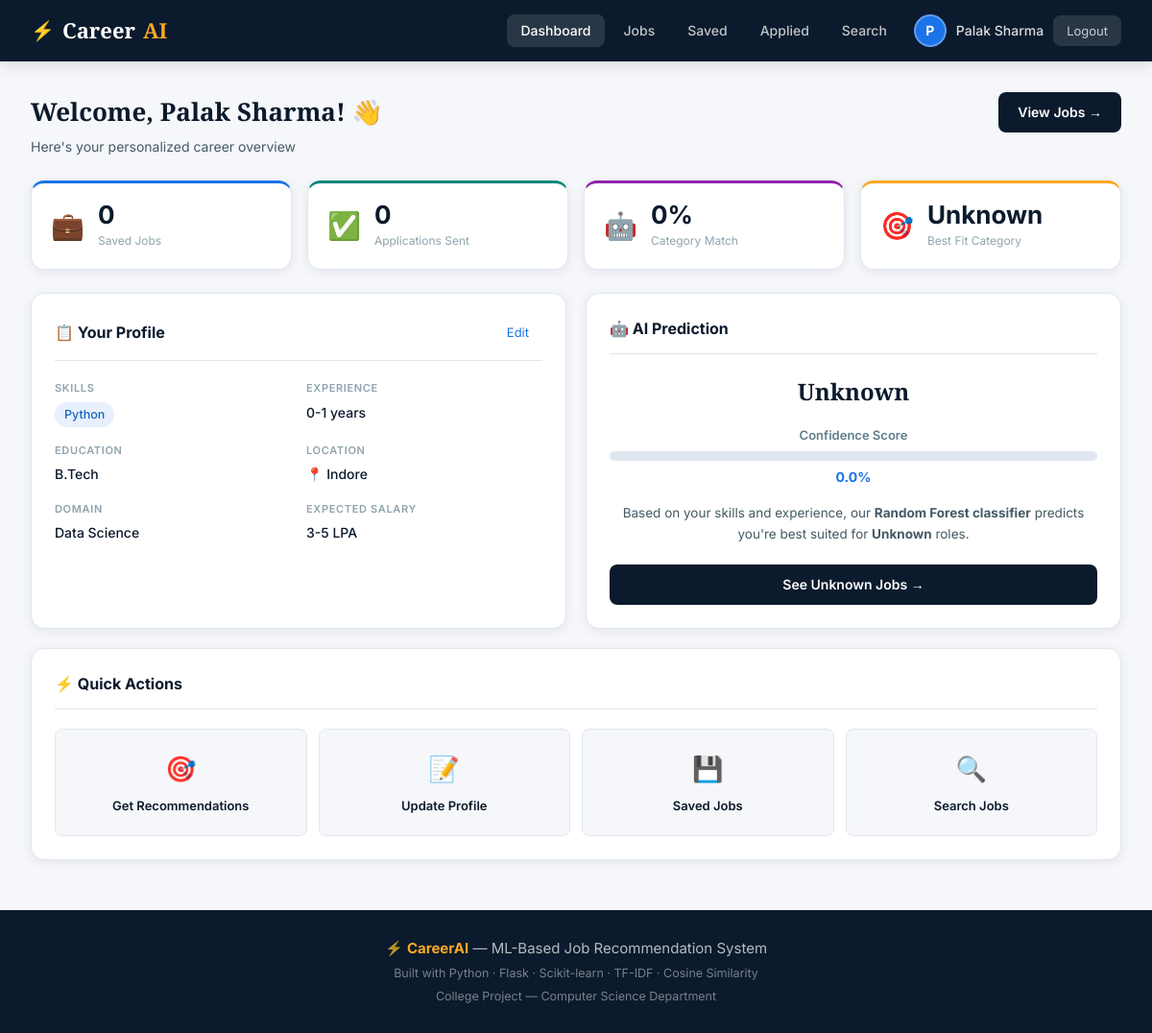
The app's page /dashboard (signed in) with its own data.
### tables this page shows
CREATE TABLE user_profiles (
                id              INTEGER PRIMARY KEY AUTOINCREMENT,
                user_id         INTEGER UNIQUE,
                skills          TEXT,
                experience      TEXT,
                education       TEXT,
                location        TEXT,
                domain          TEXT,
                expected_salary TEXT,
                goals           TEXT,
                resume_text     TEXT,
                resume_filename TEXT,
                updated_at      TEXT DEFAULT (datetime('now')),
                FOREIGN KEY(user_id) REFERENCES users(id)
            );

### app.py (the view)
@app.route("/dashboard")
@login_required
def dashboard():
    db      = get_db()
    user_id = session["user_id"]
    profile = db.execute(
        "SELECT * FROM user_profiles WHERE user_id=?", (user_id,)
    ).fetchone()
    saved = db.execute(
        "SELECT COUNT(*) as c FROM saved_jobs WHERE user_id=?", (user_id,)
    ).fetchone()["c"]
    applied = db.execute(
        "SELECT COUNT(*) as c FROM applied_jobs WHERE user_id=?", (user_id,)
    ).fetchone()["c"]
    predicted_cat = confidence = None
    if profile and profile["skills"]:
        text = build_user_profile_text(
            profile["skills"], profile["experience"], profile["education"],
            profile["domain"], profile["location"], profile["goals"],
            profile["resume_text"] or ""
        )
        predicted_cat, confidence = predict_category(MODELS, text)
    return render_template("dashboard.html",
                           profile=profile,
                           saved_count=saved,
                           applied_count=applied,
                           predicted_category=predicted_cat,
                           category_confidence=confidence)

### app.py (called while the page is built)
def get_db():
    db = getattr(g, "_database", None)
    if db is None:
        db = g._database = sqlite3.connect(DB_PATH)
        db.row_factory = sqlite3.Row
    return db

def login_required(f):
    from functools import wraps
    @wraps(f)
    def decorated(*args, **kwargs):
        if "user_id" not in session:
            flash("Please log in to continue.", "warning")
            return redirect(url_for("login"))
        return f(*args, **kwargs)
    return decorated

### model.py (called while the page is built)
def build_user_profile_text(skills, experience, education, domain,
                             location="", goals="", resume_text=""):
    parts = []
    if skills:
        parts.extend([skills] * 3)
    if domain and domain != "Any":
        parts.append(domain)
    if experience:
        parts.append(experience)
    if education:
        parts.append(education)
    if goals:
        parts.append(goals)
    if resume_text:
        parts.append(resume_text[:1000])
    return " ".join(parts).lower()

def predict_category(models, text):
    try:
        tfidf = models["tfidf"]
        rf    = models["rf"]
        le    = models["le"]
        vec   = tfidf.transform([text])
        pred  = rf.predict(vec)[0]
        proba = rf.predict_proba(vec)[0].max()
        return le.inverse_transform([pred])[0], round(proba * 100, 1)
    except Exception:
        return "Unknown", 0.0

### templates/dashboard.html (shortened to what this page needs)
{% extends "base.html" %}
{% block content %}
<div class="page-wrap">
  <div class="page-header">
    <div>
      <h1 class="page-title">Welcome, {{ session.get('user_name') }}! 👋</h1>
      <p class="page-sub">Here's your personalized career overview</p>
    </div>
    <a href="{{ url_for('recommendations') }}" class="btn btn-primary">View Jobs →</a>
  </div>
  <div class="stats-row">
    <div class="stat-card blue">
      <div class="stat-icon">💼</div>
      <div class="stat-body">
        <div class="stat-num">{{ saved_count }}</div>
        <div class="stat-label">Saved Jobs</div>
      </div>
    </div>
    <div class="stat-card green">
      <div class="stat-icon">✅</div>
      <div class="stat-body">
        <div class="stat-num">{{ applied_count }}</div>
        <div class="stat-label">Applications Sent</div>
      </div>
    </div>
    <div class="stat-card purple">
      <div class="stat-icon">🤖</div>
      <div class="stat-body">
        <div class="stat-num">{{ category_confidence or 0 }}%</div>
        <div class="stat-label">Category Match</div>
      </div>
    </div>
    <div class="stat-card gold">
      <div class="stat-icon">🎯</div>
      <div class="stat-body">
        <div class="stat-num">{{ predicted_category or '—' }}</div>
        <div class="stat-label">Best Fit Category</div>
      </div>
    </div>
  </div>
  <div class="dash-grid">
    <div class="card">
      <div class="card-head">
        <h2>📋 Your Profile</h2>
        <a href="{{ url_for('profile') }}" class="btn-sm">Edit</a>
      </div>
      {% if profile %}
      <div class="profile-grid">
        <div class="profile-item">
          <span class="pi-label">Skills</span>
          <div class="skill-chips">
            {% for sk in (profile.skills or '').split(',') %}
              {% if sk.strip() %}<span class="chip chip-blue">{{ sk.strip() }}</span>{% endif %}
            {% endfor %}
          </div>
        </div>
        <div class="profile-item">
          <span class="pi-label">Experience</span>
          <span class="pi-val">{{ profile.experience or '—' }}</span>
        </div>
        <div class="profile-item">
          <span class="pi-label">Education</span>
          <span class="pi-val">{{ profile.education or '—' }}</span>
        </div>
        <div class="profile-item">
          <span class="pi-label">Location</span>
          <span class="pi-val">📍 {{ profile.location or '—' }}</span>
        </div>
        <div class="profile-item">
          <span class="pi-label">Domain</span>
          <span class="pi-val">{{ profile.domain or '—' }}</span>
        </div>
        <div class="profile-item">
          <span class="pi-label">Expected Salary</span>
          <span class="pi-val">{{ profile.expected_salary or '—' }}</span>
        </div>
      </div>
      {% else %}
      <div class="empty-profile">
        <p>No profile yet. Build your profile to get personalized recommendations!</p>
        <a href="{{ url_for('profile') }}" class="btn btn-primary">Build Profile →</a>
      </div>
      {% endif %}
    </div>
    <div class="card">
      <div class="card-head">
        <h2>🤖 AI Prediction</h2>
      </div>
      {% if predicted_category %}
      <div class="ai-prediction">
        <div class="ai-cat">{{ predicted_category }}</div>
        <div class="ai-conf">
          <div class="conf-label">Confidence Score</div>
          <div class="conf-bar">
          </div>
          <div class="conf-pct">{{ category_confidence }}%</div>
        </div>
        <p class="ai-desc">
          Based on your skills and experience, our <strong>Random Forest classifier</strong>
          predicts you're best suited for <strong>{{ predicted_category }}</strong> roles.
        </p>
        <a href="{{ url_for('recommendations') }}?category={{ predicted_category }}" class="btn btn-primary btn-full">
          See {{ predicted_category }} Jobs →
        </a>
      </div>
      {% else %}
      <div class="empty-profile">
        <p>Complete your profile to see AI-based category prediction.</p>
        <a href="{{ url_for('profile') }}" class="btn btn-outline">Update Profile</a>
      </div>
      {% endif %}
    </div>
  </div>
  <div class="card">
    <div class="card-head"><h2>⚡ Quick Actions</h2></div>
    <div class="quick-actions">
      <a href="{{ url_for('recommendations') }}" class="qa-btn">
        <div class="qa-icon">🎯</div>
        <div>Get Recommendations</div>
      </a>
      <a href="{{ url_for('profile') }}" class="qa-btn">
        <div class="qa-icon">📝</div>
        <div>Update Profile</div>
      </a>
      <a href="{{ url_for('saved_jobs') }}" class="qa-btn">
        <div class="qa-icon">💾</div>
        <div>Saved Jobs</div>
      </a>
      <a href="{{ url_for('search') }}" class="qa-btn">
        <div class="qa-icon">🔍</div>
        <div>Search Jobs</div>
      </a>
    </div>
  </div>
</div>
{% endblock %}

### static/css/style.css (style rules this page uses)
:root { --navy: #0B1A2C; --navy-2: #152640; --blue: #1A73E8; --blue-light: #E8F0FE; --green: #00897B; --green-light: #E0F2F1; --gold: #F9A825; --gold-light: #FFF8E1; --red: #E53935; --red-light: #FFEBEE; --purple: #8E24AA; --purple-light:#F3E5F5; --slate: #607D8B; --slate-light: #ECEFF1; --white: #FFFFFF; --off-white: #F5F7FA; --border: #E0E6EF; --text: #0B1A2C; --text-2: #455A64; --text-3: #90A4AE; --shadow: 0 2px 12px rgba(11,26,44,0.08); --shadow-lg: 0 8px 32px rgba(11,26,44,0.14); --radius: 14px; --radius-sm: 8px; --radius-xs: 6px; }
*, *::before, *::after { box-sizing: border-box; margin: 0; padding: 0; }
html { scroll-behavior: smooth; }
body { font-family: 'Inter', sans-serif; background: var(--off-white); color: var(--text); font-size: 15px; line-height: 1.6; }
a { text-decoration: none; color: var(--blue); }
.page-wrap { max-width: 1200px; margin: 0 auto; padding: 2rem; }
.btn { display: inline-flex; align-items: center; gap: 6px; padding: 10px 20px; border-radius: 8px; font-family: 'Inter', sans-serif; font-size: 14px; font-weight: 600; cursor: pointer; border: none; transition: all 0.15s; text-decoration: none; }
.btn-primary { background: var(--navy); color: white; }
.btn-sm { padding: 6px 14px; font-size: 13px; }
.btn-full { width: 100%; justify-content: center; }
.card { background: white; border: 1px solid var(--border); border-radius: var(--radius); padding: 1.5rem; margin-bottom: 1.25rem; box-shadow: var(--shadow); }
.card-head { display: flex; align-items: center; justify-content: space-between; margin-bottom: 1.25rem; padding-bottom: 0.75rem; border-bottom: 1px solid var(--border); }
.card-head h2 { font-size: 16px; font-weight: 700; color: var(--navy); }
.stats-row { display: grid; grid-template-columns: repeat(auto-fit, minmax(180px, 1fr)); gap: 1rem; margin-bottom: 1.5rem; }
.stat-card { background: white; border-radius: var(--radius); padding: 1.25rem; display: flex; align-items: center; gap: 14px; border: 1px solid var(--border); box-shadow: var(--shadow); transition: box-shadow 0.2s; }
.stat-card.blue { border-top: 3px solid var(--blue); }
.stat-card.green { border-top: 3px solid var(--green); }
.stat-card.purple { border-top: 3px solid var(--purple); }
.stat-card.gold { border-top: 3px solid var(--gold); }
.stat-icon { font-size: 28px; }
.stat-num { font-size: 26px; font-weight: 700; color: var(--navy); line-height: 1; }
.stat-label { font-size: 12px; color: var(--text-3); margin-top: 4px; }
.page-header { display: flex; align-items: flex-start; justify-content: space-between; margin-bottom: 1.5rem; flex-wrap: wrap; gap: 12px; }
.page-title { font-family: 'Playfair Display', serif; font-size: 26px; font-weight: 700; color: var(--navy); }
.page-sub { color: var(--text-2); font-size: 14px; margin-top: 4px; }
.dash-grid { display: grid; grid-template-columns: 1fr 1fr; gap: 1.25rem; }
.profile-grid { display: grid; grid-template-columns: 1fr 1fr; gap: 1rem; }
.profile-item { display: flex; flex-direction: column; gap: 5px; }
.pi-label { font-size: 11px; font-weight: 600; text-transform: uppercase; letter-spacing: 0.06em; color: var(--text-3); }
.pi-val { font-size: 14px; color: var(--text); font-weight: 500; }
.ai-prediction { text-align: center; }
.ai-cat { font-family: 'Playfair Display', serif; font-size: 24px; font-weight: 700; color: var(--navy); margin-bottom: 1rem; }
.conf-label { font-size: 13px; font-weight: 600; color: var(--slate); margin-bottom: 6px; }
.conf-bar { height: 10px; background: var(--border); border-radius: 5px; overflow: hidden; margin-bottom: 6px; }
.conf-pct { font-size: 14px; font-weight: 700; color: var(--blue); margin-bottom: 1rem; }
.ai-desc { font-size: 13.5px; color: var(--text-2); line-height: 1.6; margin-bottom: 1.25rem; }
.quick-actions { display: grid; grid-template-columns: repeat(4, 1fr); gap: 12px; }
.qa-btn { display: flex; flex-direction: column; align-items: center; gap: 8px; padding: 1.25rem 1rem; background: var(--off-white); border: 1px solid var(--border); border-radius: var(--radius-sm); font-size: 13px; font-weight: 600; color: var(--navy); cursor: pointer; transition: all 0.15s; text-decoration: none; }
.qa-icon { font-size: 26px; }
.chip { display: inline-flex; align-items: center; padding: 3px 10px; border-radius: 20px; font-size: 12.5px; font-weight: 500; }
.chip-blue { background: var(--blue-light); color: #1565C0; }
.skill-chips { display: flex; flex-wrap: wrap; gap: 5px; }

### records on screen
user_profiles: strip "Python", experience "0-1 years", education "B.Tech", location "Indore", domain "Data Science", expected_salary "3-5 LPA"

### other values on screen
{{ session.get('user_name','U')[0].upper() }} "P"
{{ session.get('user_name','') }} "Palak Sharma"
{{ session.get('user_name') }} "Palak Sharma"
{{ saved_count }} "0"
{{ applied_count }} "0"
{{ category_confidence or 0 }} "0"
{{ predicted_category or '—' }} "Unknown"
{{ predicted_category }} "Unknown"
{{ category_confidence }} "0.0"
